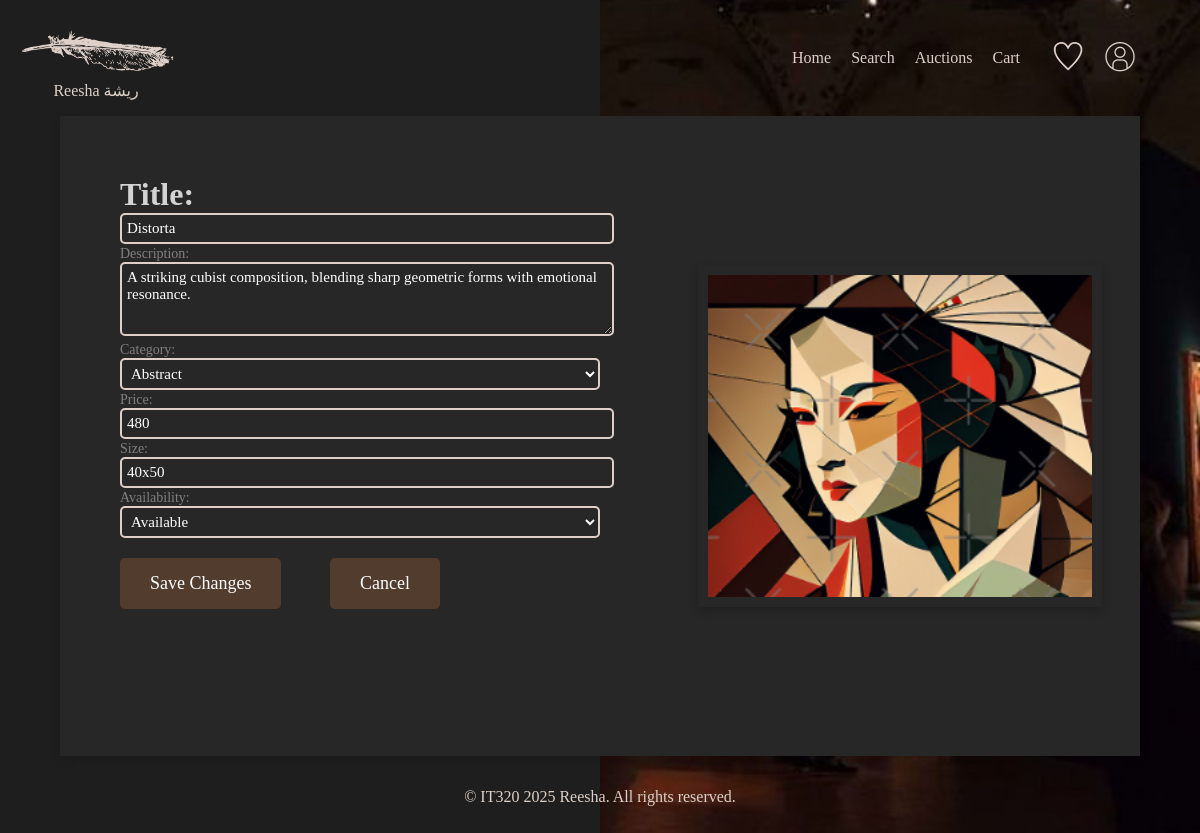
/Edit/Edit.php?artworkID=1, run on the app's committed database.
### tables this page shows
CREATE TABLE `artwork` (
  `ArtworkID` int(11) NOT NULL,
  `UserID` varchar(255) NOT NULL,
  `UserName` varchar(255) NOT NULL,
  `Title` varchar(255) NOT NULL,
  `Description` text NOT NULL,
  `Category` varchar(255) NOT NULL,
  `Size` varchar(255) NOT NULL,
  `Price` decimal(10,0) NOT NULL,
  `ArtPic` varchar(255) NOT NULL,
  `Availability` varchar(10) DEFAULT 'Available',
  `ListingType` varchar(20) DEFAULT 'Marketplace'
);

### Edit/Edit.php (the view, shortened to what this page needs)
<?php
$host = "localhost";
$dbUser = "root";
$dbPass = "root";
$dbName = "reesha";
$conn = mysqli_connect($host, $dbUser, $dbPass, $dbName);
$artworkID = $_GET['artworkID'];
$sql = "SELECT * FROM artwork WHERE ArtworkID = '$artworkID'";
$result = mysqli_query($conn, $sql);
$artwork = mysqli_fetch_assoc($result);
$imagePath = (!empty($artwork['ArtPic']) && file_exists($artwork['ArtPic']))
    ? $artwork['ArtPic']
    : '../images/default.png';
$availability = $artwork['Availability'] ?? 'available';
?>
<!DOCTYPE html>
<html>
<head>
    <link rel="stylesheet" href="EditStyle.css">
</head>
<body>
<header>
    <div class="logo">
        <img src="../images/logo.png" alt="Reesha">
        <span>Reesha ريشة</span>
    </div>
    <nav>
        <ul class="nav-links">
            <li><a href="../Home/index.php">Home</a></li>
            <li><a href="../Search/Search.php">Search</a></li>
            <li><a href="../Auction/Auction.php">Auctions</a></li>
            <li><a href="../Cart/Cart.php">Cart</a></li>
        </ul>
        <div class="icons">
            <img src="../images/heart.png" alt="Wishlist" id="wishlist-header">
            <img src="../images/profile.png" alt="Profile" id="profile-header">
        </div>
    </nav>
</header>
<main>
    <div class="container">
        <div class="left">
            <div class="content">
                <form id="editArtworkForm" method="POST">
                    <div class="form-group">
                        <label id="label-title" for="title">Title:</label>
                        <input type="text" id="title" name="title" value="<?= htmlspecialchars($artwork['Title']) ?>">
                    </div>
                    <div class="form-group">
                        <label for="description">Description:</label>
                        <textarea id="description" name="description"><?= htmlspecialchars($artwork['Description']) ?></textarea>
                    </div>
                    <div class="form-group">
                        <label for="category">Category:</label>
                        <select id="category" name="category">
                            <option value="abstract" <?= $artwork['Category'] == 'abstract' ? 'selected' : '' ?>>Abstract</option>
                        </select>
                    </div>
                    <div class="form-group">
                        <label for="price">Price:</label>
                        <input type="number" id="price" name="price" value="<?= htmlspecialchars($artwork['Price']) ?>">
                    </div>
                    <div class="form-group">
                        <label for="size">Size:</label>
                        <input type="text" id="size" name="size" value="<?= htmlspecialchars($artwork['Size']) ?>">
                    </div>
                    <div class="form-group">
                        <label for="availability">Availability:</label>
                        <select id="availability" name="availability">
                            <option value="available" <?= $availability == 'available' ? 'selected' : '' ?>>Available</option>
                        </select>
                    </div>
                    <div id="buttons">
                        <button type="submit" class="save-changes">Save Changes</button>
                        <button type="button" class="cancel-edit" id="cancelButton">Cancel</button>
                    </div>
                </form>
            </div>
        </div>
        <div class="right">
            <div class="image-container">
                <img src="<?= htmlspecialchars($imagePath) ?>" alt="Artwork Image">
            </div>
        </div>
    </div>
</main>
<footer>
    <p>&copy; IT320 2025 Reesha. All rights reserved.</p>
</footer>
</body>
</html>

### Edit/EditStyle.css (style rules this page uses)
body { margin: 0; padding: 0; font-family: 'Playfair Display', serif; background: linear-gradient(to right, #1e1e1e 50%, transparent 50%), url('../images/museum.jpeg') center/cover no-repeat; background-size:cover; color: #ded0c8; }
main { box-sizing: border-box; display: flex; flex-direction: column; align-items: center; height: 40em; }
header, nav { display: flex; justify-content: space-between; align-items: center; padding: 1em; }
.logo { color: #ded0c8; display:flex; flex-direction:column; text-align:center; transition: transform 0.3s ease; }
.logo img { height:4em; width:10em; }
.logo span { font-size: 1em; }
nav ul { list-style: none; display: flex; gap: 20px; }
nav ul li a { text-decoration: none; color: #ded0c8; font-size: 16px; transition: color 0.3s; }
.icons { margin: 0 1em; padding:0.5em; }
.icons img { width: 2em; height: 2em; border-radius: 10px; padding:0 0.5em; transition: transform 0.3s ease; }
.container { display: flex; width: 90%; max-width: 1200px; height: 1500px; background: #272727; box-shadow: 0 4px 10px rgba(0, 0, 0, 0.1); position: relative; }
.left { width: 50%; background: #272727; padding: 60px; display: flex; flex-direction: column; justify-content: center; z-index: 2; height: 64vh; }
.content { height: 1200px; }
.content #label-title { font-size: 32px; color:#D3D3D3; margin: 7px 0; font-weight:bold; }
.content label { font-size: 14px; color: gray; margin-bottom:0.2em; }
.right { width: 50%; position: relative; display: flex; align-items: center; justify-content: center; }
.image-container { position: relative; width: 80%; height: auto; background: #272727; box-shadow: 0 4px 10px rgba(0, 0, 0, 0.2); display: flex; align-items: center; justify-content: center; padding: 10px; }
.image-container img { width: 100%; height: auto; }
.save-changes , .cancel-edit { font-family: 'Times New Roman', serif; margin-top: 20px; padding: 15px 30px; background: #513c2e; border: none; color: white; font-size: 18px; cursor: pointer; border-radius: 5px; transition: 0.3s; }
#editArtworkForm { display: flex; flex-direction: column; }
#editArtworkForm input, #editArtworkForm textarea, #editArtworkForm select { background-color: #272727; color: white; font-size: 15px; padding: 5px; border: 2px solid #ded0c8; border-radius: 5px; width: 100%; font-family: 'Times New Roman', serif; }
#editArtworkForm textarea { height: 60px; resize: vertical; }
#buttons { display:flex; width:20em; justify-content:space-between; }
footer { text-align: center; padding: 1em; }

### data on the page
artwork: title "Distorta", description "A striking cubist composition, blending sharp geometric forms with emotional resonance.", price "480", size "40x50", ArtPic (picture)
